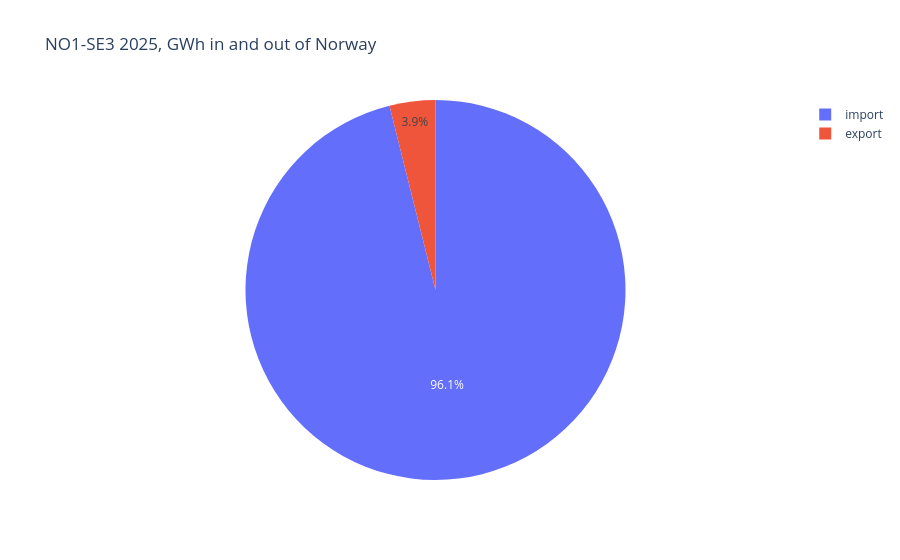

The notebook cell this image was saved under:
### Markdown cell above
# Plots

### Code cell
# pie chart for one year of one connection
year = 2025
connection = "NO1-SE3"

# the data is MW, so I take the hourly mean and sum it to get MWh. then divide to GWh
one = flows_pd[(flows_pd["connection"] == connection) & (flows_pd["time"].dt.year == year)]
hourly = one.set_index("time").groupby("direction")["quantity"].resample("1h").mean()
totals = hourly.groupby("direction").sum() / 1000

fig = px.pie(values=totals.values, names=totals.index, title=f"{connection} {year}, GWh in and out of Norway")
fig.show()

### Figure 1 — Plotly figure (JSON) as saved in the notebook; plotly's stock layout.template omitted (floating-point values rounded to 4 significant figures)
{"data": [{"domain": {"x": [0, 1], "y": [0, 1]}, "hovertemplate": "label=%{label}<br>value=%{value}<extra></extra>", "labels": ["export", "import"], "legendgroup": "", "name": "", "showlegend": true, "type": "pie", "values": [424.2, 10460.0]}], "layout": {"legend": {"tracegroupgap": 0}, "title": {"text": "NO1-SE3 2025, GWh in and out of Norway"}}}
